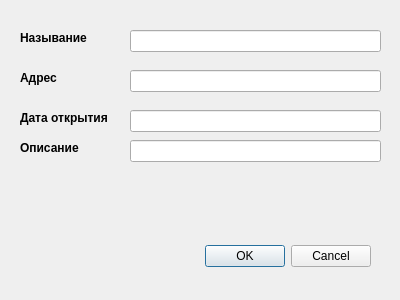
<?xml version="1.0" encoding="UTF-8"?>
<ui version="4.0">
 <class>Editor</class>
 <widget class="QDialog" name="Editor">
  <property name="geometry">
   <rect>
    <x>0</x>
    <y>0</y>
    <width>400</width>
    <height>300</height>
   </rect>
  </property>
  <property name="windowTitle">
   <string>Dialog</string>
  </property>
  <widget class="QDialogButtonBox" name="buttonBox">
   <property name="geometry">
    <rect>
     <x>30</x>
     <y>240</y>
     <width>341</width>
     <height>32</height>
    </rect>
   </property>
   <property name="orientation">
    <enum>Qt::Horizontal</enum>
   </property>
   <property name="standardButtons">
    <set>QDialogButtonBox::Cancel|QDialogButtonBox::Ok</set>
   </property>
  </widget>
  <widget class="QLineEdit" name="NameEdit">
   <property name="geometry">
    <rect>
     <x>130</x>
     <y>30</y>
     <width>251</width>
     <height>22</height>
    </rect>
   </property>
   <property name="maximumSize">
    <size>
     <width>320</width>
     <height>260</height>
    </size>
   </property>
  </widget>
  <widget class="QLabel" name="label">
   <property name="geometry">
    <rect>
     <x>20</x>
     <y>30</y>
     <width>81</width>
     <height>16</height>
    </rect>
   </property>
   <property name="font">
    <font>
     <weight>75</weight>
     <bold>true</bold>
    </font>
   </property>
   <property name="text">
    <string>Называние</string>
   </property>
  </widget>
  <widget class="QLineEdit" name="DateEdit">
   <property name="geometry">
    <rect>
     <x>130</x>
     <y>110</y>
     <width>251</width>
     <height>22</height>
    </rect>
   </property>
   <property name="maximumSize">
    <size>
     <width>320</width>
     <height>260</height>
    </size>
   </property>
   <property name="text">
    <string/>
   </property>
  </widget>
  <widget class="QLabel" name="label_4">
   <property name="geometry">
    <rect>
     <x>20</x>
     <y>140</y>
     <width>81</width>
     <height>16</height>
    </rect>
   </property>
   <property name="font">
    <font>
     <weight>75</weight>
     <bold>true</bold>
    </font>
   </property>
   <property name="text">
    <string>Описание</string>
   </property>
  </widget>
  <widget class="QLabel" name="label_2">
   <property name="geometry">
    <rect>
     <x>20</x>
     <y>70</y>
     <width>81</width>
     <height>16</height>
    </rect>
   </property>
   <property name="font">
    <font>
     <weight>75</weight>
     <bold>true</bold>
    </font>
   </property>
   <property name="text">
    <string>Адрес</string>
   </property>
  </widget>
  <widget class="QLineEdit" name="AddressEdit">
   <property name="geometry">
    <rect>
     <x>130</x>
     <y>70</y>
     <width>251</width>
     <height>22</height>
    </rect>
   </property>
   <property name="maximumSize">
    <size>
     <width>320</width>
     <height>260</height>
    </size>
   </property>
  </widget>
  <widget class="QLabel" name="label_3">
   <property name="geometry">
    <rect>
     <x>20</x>
     <y>110</y>
     <width>101</width>
     <height>16</height>
    </rect>
   </property>
   <property name="font">
    <font>
     <weight>75</weight>
     <bold>true</bold>
    </font>
   </property>
   <property name="text">
    <string>Дата открытия</string>
   </property>
  </widget>
  <widget class="QLineEdit" name="DescriptionEdit">
   <property name="geometry">
    <rect>
     <x>130</x>
     <y>140</y>
     <width>251</width>
     <height>22</height>
    </rect>
   </property>
   <property name="maximumSize">
    <size>
     <width>320</width>
     <height>260</height>
    </size>
   </property>
   <property name="text">
    <string/>
   </property>
  </widget>
 </widget>
 <resources/>
 <connections>
  <connection>
   <sender>buttonBox</sender>
   <signal>accepted()</signal>
   <receiver>Editor</receiver>
   <slot>accept()</slot>
   <hints>
    <hint type="sourcelabel">
     <x>248</x>
     <y>254</y>
    </hint>
    <hint type="destinationlabel">
     <x>157</x>
     <y>274</y>
    </hint>
   </hints>
  </connection>
  <connection>
   <sender>buttonBox</sender>
   <signal>rejected()</signal>
   <receiver>Editor</receiver>
   <slot>reject()</slot>
   <hints>
    <hint type="sourcelabel">
     <x>316</x>
     <y>260</y>
    </hint>
    <hint type="destinationlabel">
     <x>286</x>
     <y>274</y>
    </hint>
   </hints>
  </connection>
 </connections>
</ui>
